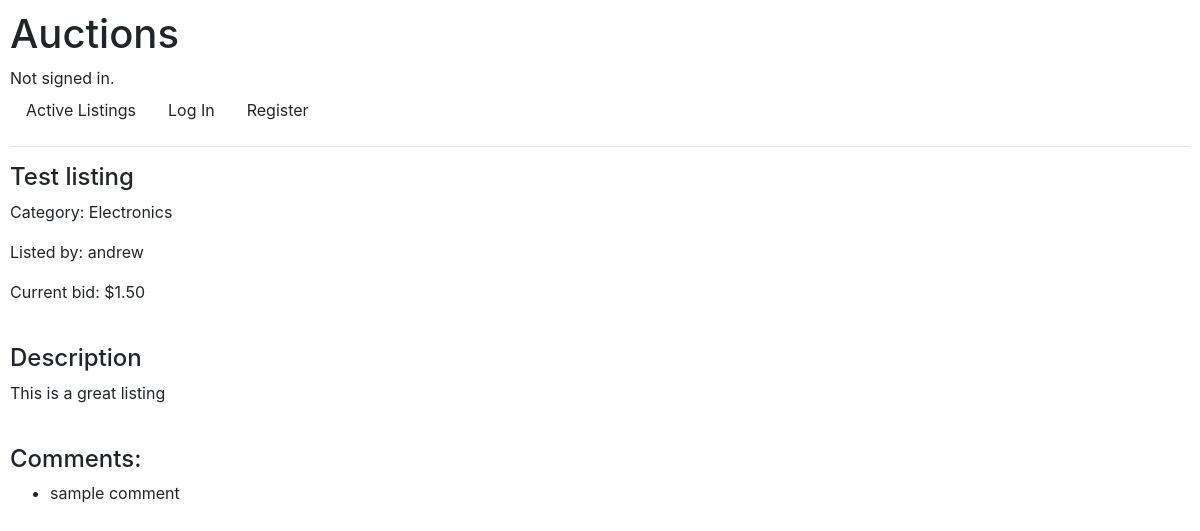
Before: /listing/1 with the older database file.
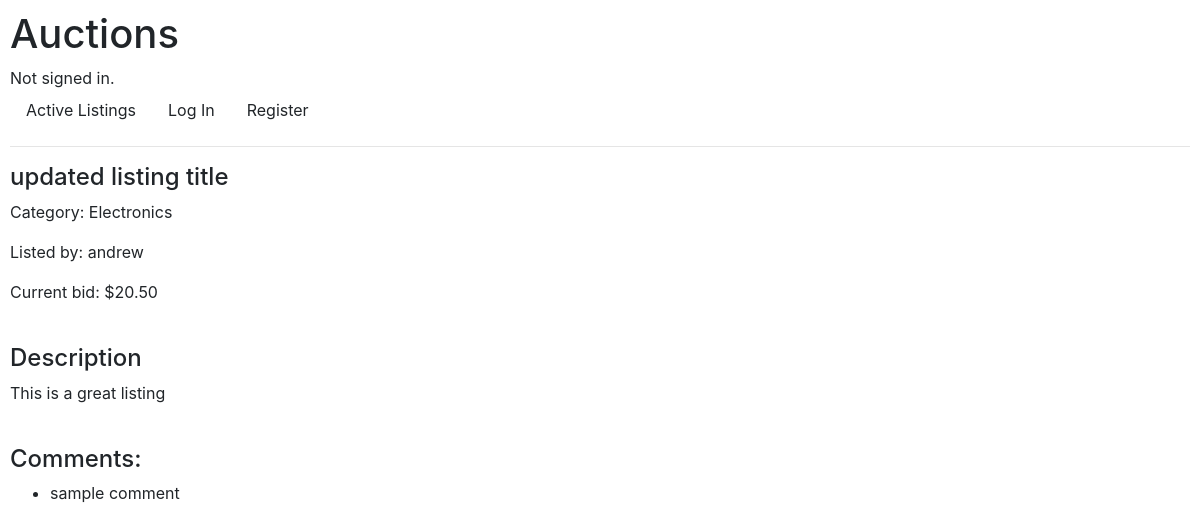
After: the same page with the newer database file.
### auctions/models.py (models this page shows, shortened)
class Listing(models.Model):
    user = models.ForeignKey(User, on_delete=models.CASCADE)
    active = models.BooleanField(default=True)
    title = models.CharField(max_length=50)
    description = models.TextField()
    start_bid = models.DecimalField(max_digits=10, decimal_places=2)
    image = models.URLField(blank=True)
    category = models.ForeignKey("Category", on_delete=CASCADE, blank=True)

class Category(models.Model):
    category = models.CharField(max_length=50)
    def __str__(self):
        return f"{self.category}"

class User(AbstractUser):
    pass

### auctions/views.py (the view, shortened to what this page needs)
# urls.py: path("listing/<int:listing_id>", views.listing, name="listing"),
def listing(request, listing_id):
    if request.method == "GET":
        try:
            listing = Listing.objects.get(pk=listing_id)
            if not listing.bids.all():
                listing.current_bid = listing.start_bid
            else:
                max_bid = listing.bids.all().aggregate(Max("bid"))["bid__max"]
                listing.current_bid = format(float(max_bid), ".2f")
            error_message = None
            check_watchlist = None
            return render(
                request,
                "auctions/listing.html",
                {
                    "listing": listing,
                    "check_watchlist": check_watchlist,
                    "error_message": error_message,
                },
            )
        except Listing.DoesNotExist:
            return redirect(reverse("index"))

### auctions/templates/auctions/listing.html (shortened to what this page needs)
{% extends "auctions/layout.html" %}
{% block body %}
<article class="listing">
    <h4>{{ listing.title }}</h4>
    <p>Category: {{ listing.category }}</p>
    <p>Listed by: {{ listing.user }}</p>
    <p>Current bid: ${{ listing.current_bid }}</p>
    <br />
    <h4>Description</h4>
    <p>{{ listing.description }}</p>
    <div>
        <h4>Comments:</h4>
        <ul class="comments">
            <li>sample comment</li>
        </ul>
    </div>
</article>
{% endblock %}

### auctions/templates/auctions/layout.html (shortened to what this page needs)
{% load static %}
<!DOCTYPE html>
<html lang="en">
    <head>
        <link
            rel="stylesheet"
            href="https://stackpath.bootstrapcdn.com/bootstrap/4.4.1/css/bootstrap.min.css"
        />
        <link href="{% static 'auctions/styles.css' %}" rel="stylesheet" />
    </head>
    <body>
        <h1>Auctions</h1>
        <div>
            {% if user.is_authenticated %} Signed in as <strong>{{ user.username }}</strong>.
            {% else %} Not signed in. {% endif %}
        </div>
        <ul class="nav">
            <li class="nav-item">
                <a class="nav-link" href="{% url 'index' %}">Active Listings</a>
            </li>
            {% if user.is_authenticated %}
            <li class="nav-item">
                <a class="nav-link" href="{% url 'logout' %}">Log Out</a>
            </li>
            {% else %}
            <li class="nav-item">
                <a class="nav-link" href="{% url 'login' %}">Log In</a>
            </li>
            <li class="nav-item">
                <a class="nav-link" href="{% url 'register' %}">Register</a>
            </li>
            {% endif %}
        </ul>
        <hr />
        {% block body %} {% endblock %}
    </body>
</html>

### auctions/static/auctions/styles.css (style rules this page uses)
body { padding: 10px; }
a { text-decoration: none; color: unset; }

Changed rows visible on the page:
changed Listing "This is a great listing": title "Test listing" → "updated listing title"; current_bid "1.50" → "20.50"
